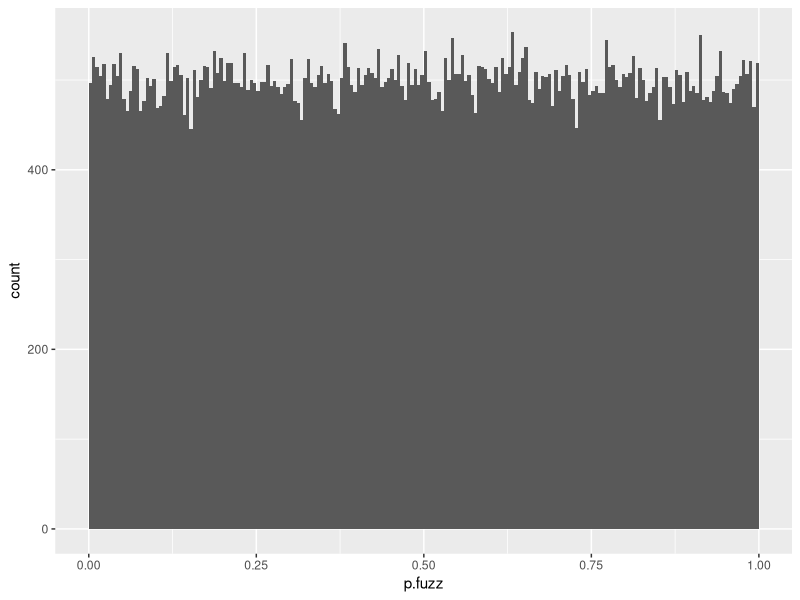
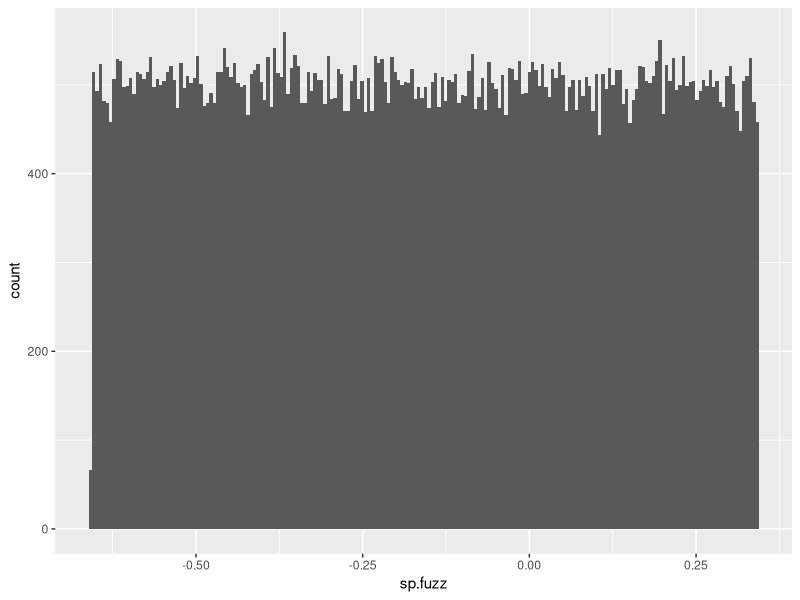

Write the R code that produced these figures, in order.
# Signed Binomial Data:

library(dplyr)
library(ggplot2)

# i) Calculate the signed p-value for binomial data
signedP.binom <- function(x, n, p){
  pl <- binom.test(x, n, p, alternative = "less")$p.value
  pg <- binom.test(x, n, p, alternative = "greater")$p.value
  return(ifelse(pl < pg , pl, -pg))
}

# ii) Aggregate binomial p-values into a dataframe
aggP.binom <- function(n, p){  
  plist.sign <- numeric()
  counts <- 0:n
  
  for (x in counts){
    plist.sign[[x+1]] <- (signedP.binom(x, n, p))
    ## plist.two[[x+1]] <- binom.test(x, n, p, alternative = "two.sided")$p.value
  }
  
  df <- tibble(x = counts
                   , d = dbinom(counts, n, p)
                   , p.left = pbinom(counts, n, p, lower.tail = TRUE)
                   , p.right = pbinom(counts, n, p, lower.tail = FALSE) + dbinom(counts, n, p)
                   , p.sign = plist.sign
  )
  return(df)
}

# iii) Fuzz the signed p-values (toward 0)
signedFuzz <- function(dat, agg){
  
  signedFuzz.intervals <- signedFuzzInt(agg)
  signed <- dat |> 
    left_join(signedFuzz.intervals, by = c("x")) |>
    mutate(sp.fuzz = runif(n(), min = p.min, max = p.max)
	 	, p.fuzz = if_else(sp.fuzz<0, 1+sp.fuzz, sp.fuzz)
	 ) 
  
  return(signed)
}


# iv) Compute the signed fuzz intervals (auxiliary to signedFuzz)
signedFuzzInt <- function(agg){
  
  # Positive Signed
  pos <- agg |> 
    filter(p.sign > 0) |>
    distinct(p.sign, .keep_all = TRUE) |>
    arrange(p.sign) |>
    mutate(p.max = p.sign,
           p.min = lag(p.sign, default = 0)) |>
    select(x, d, p.left, p.right, p.sign, p.min, p.max)
  
  # Negative Signed
  neg <- agg |>
    filter(p.sign < 0) |>
    distinct(p.sign, .keep_all = TRUE) |>
    arrange(p.sign) |>
    mutate(p.min = p.sign,
           p.max = lead(p.sign, default = 0)) |>
    select(x, d, p.left, p.right, p.sign, p.min, p.max)
  
  signedFuzz.intervals <- rbind(neg, pos)
  return(signedFuzz.intervals)
}

# v) Binomial Wrapper: simulate signed binomial data and fuzz p-values
binomialData <- function(N, n, p){
  
  # Simulate binomial data
  binomial.sim <- data.frame(x = rbinom(N, n, p))
  
  # Compute p-data (w/ signs) for all possible events
  binomial.agg <- aggP.binom(n, p)

  # Compute all fuzz intervals and fuzz the signed p-values
  binomial.fuzz <- signedFuzz(binomial.sim, binomial.agg)
  
  return(binomial.fuzz)
}

# -----

N <- 1e5; n <- 6; p <- 0.5
dat <- binomialData(N, n, p)

bins <- 200

print(ggplot(data = dat)
	+ geom_histogram(aes(x=p.fuzz), breaks = seq(0, 1, length.out=bins+1))
)

print(ggplot(data = dat)
	+ geom_histogram(aes(x=sp.fuzz), bins=bins)
)

range(dat$p.fuzz)

# -----
